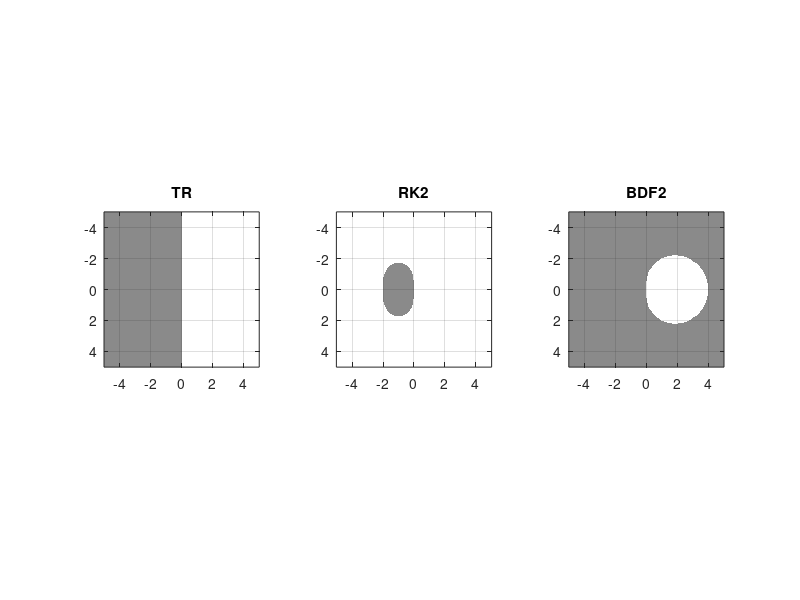

Here is the MATLAB script that generated this plot:
% REGIONS  Plot stability regions for three second-order ODE IVP schemes
% This version uses imagesc instead of contour.

x = linspace(-5,5,300);  y = x;  [xx,yy] = meshgrid(x,y);
zz = xx + i*yy;
mycmap = colormap('gray');  mycmap = mycmap(64:-1:35,:);  % better grayscale
uu = ((abs(1 + zz/2) ./ abs(1 - zz/2)) <= 1);
subplot(1,3,1),  imagesc(x,y,uu),  colormap(mycmap)
grid on,  axis square,  title('TR')
uu = (abs(1 + zz + zz.^2/2) <= 1);
subplot(1,3,2),  imagesc(x,y,uu),  colormap(mycmap)
grid on,  axis square,  title('RK2')
uu = (abs((2+sqrt(1+2*zz)) ./ (3-2*zz)) <= 1) ...
     .* (abs((2-sqrt(1+2*zz)) ./ (3-2*zz)) <= 1);
subplot(1,3,3),  imagesc(x,y,uu),  colormap(mycmap)
grid on,  axis square,  title('BDF2')
